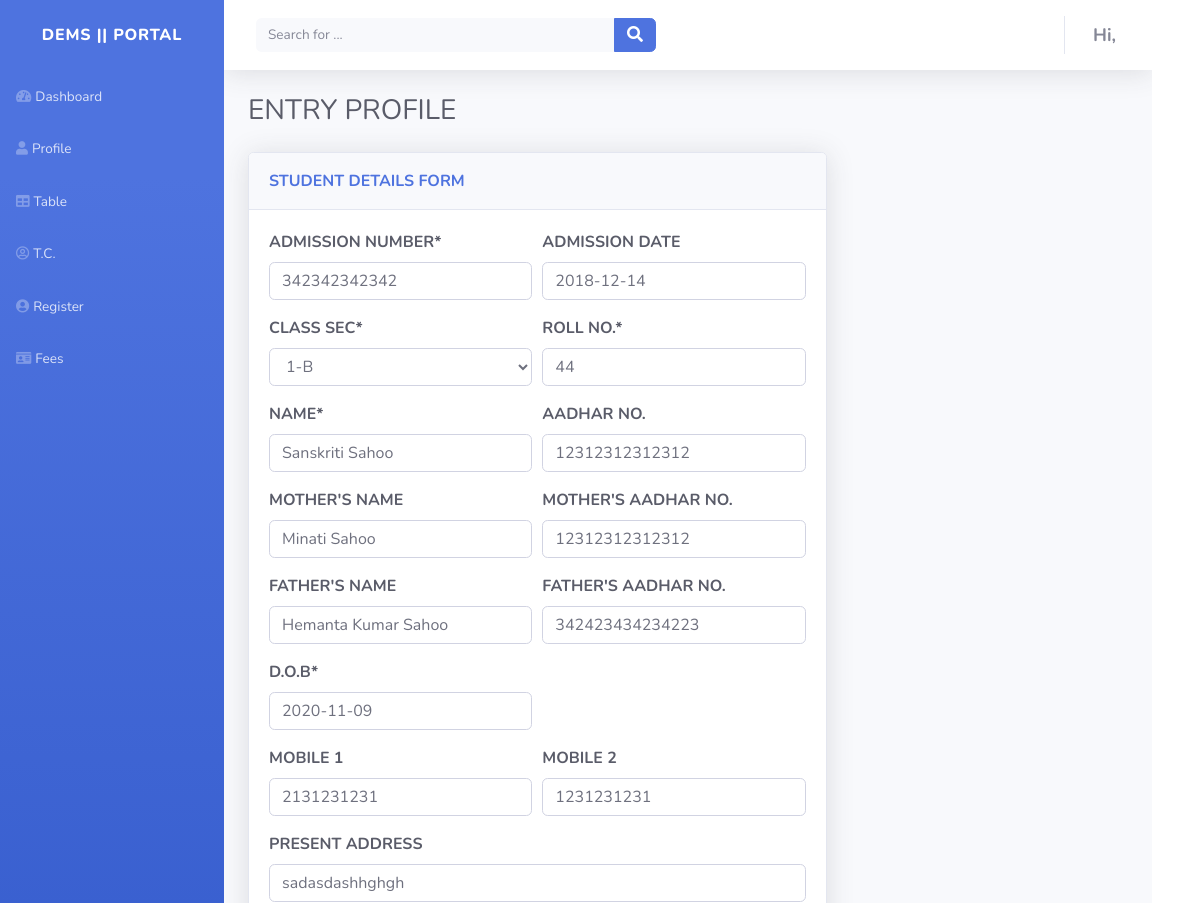
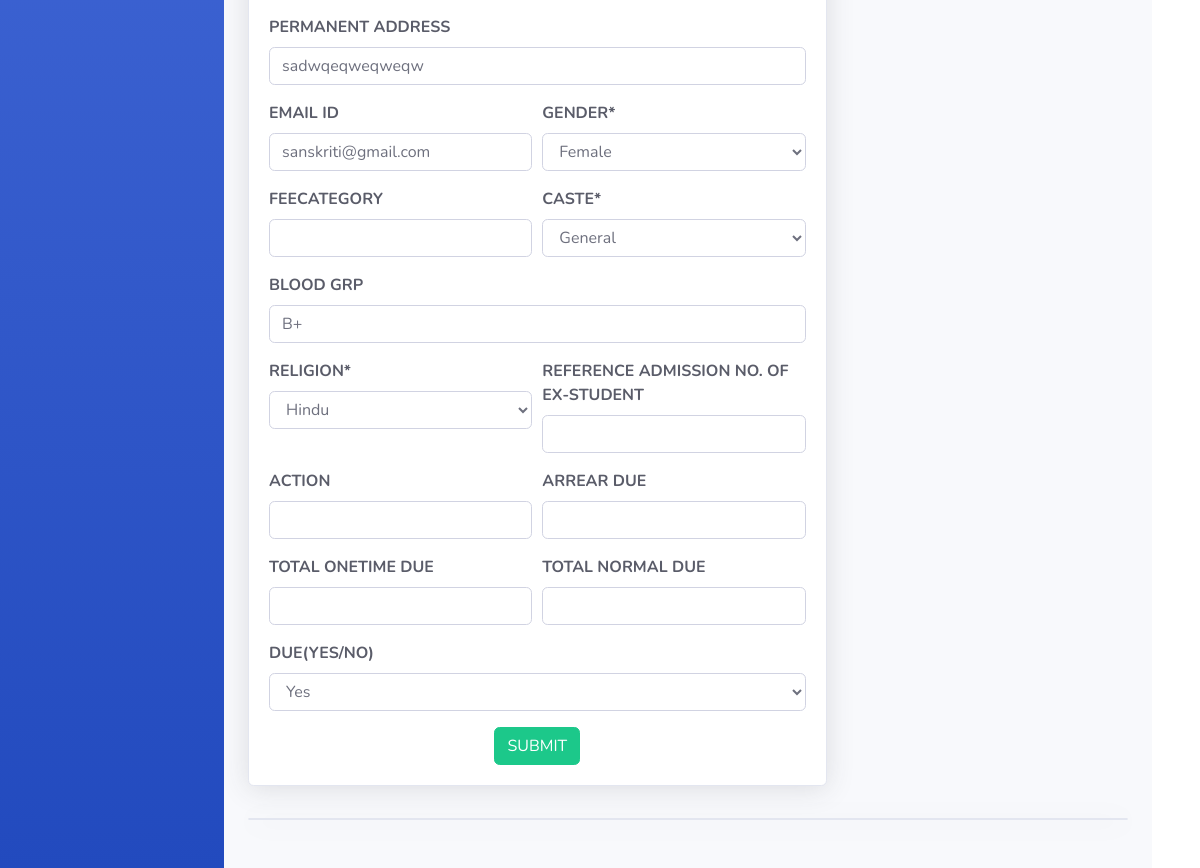
The app's page /table/5 with its own data (2 pictures, top to bottom).
### studentsapp/models.py (models this page shows, shortened)
class Student(models.Model):
    admission_no = models.CharField(
        verbose_name="Admission Number", max_length=30, blank=False)  #
    admission_date = models.DateField(
        verbose_name="Admission Date", auto_now=False, auto_now_add=False, blank=True,null=True)
    class_sec = models.ForeignKey(
        Class, verbose_name="Class-Sec", blank=False, on_delete=models.CASCADE)   #
    roll_no = models.IntegerField(
        verbose_name="Roll No.", default=False, blank=False, null=False)  #
    name = models.CharField(verbose_name="Name", max_length=50, blank=False)
    aadhar_no = models.CharField(
        verbose_name="Aadhar No.", max_length=30, blank=True)
    mother_name = models.CharField(
        verbose_name="Mother's name", max_length=40, blank=True)
    mother_aadhar = models.CharField(
        verbose_name="Mother's Aadhar No.", max_length=30, blank=True)
    father_name = models.CharField(
        verbose_name="Father's Name", max_length=50, blank=True)
    father_aadhar = models.CharField(
        verbose_name="Father's Aadhar No.", max_length=30, blank=True)
    dob = models.DateField(verbose_name="D.O.B",
                           auto_now=False, auto_now_add=False, blank=False)
    mobile_1 = models.CharField(max_length=10, blank=True)
    mobile_2 = models.CharField(max_length=10, blank=True)
    pr_addr = models.CharField(
        verbose_name="Present Address", max_length=100, blank=True)
    pm_addr = models.CharField(
        verbose_name="Permanent Address", max_length=100, blank=True)
    email_id = models.EmailField(max_length=40, blank=True)
    gender = models.ForeignKey(Gender, blank=False, on_delete=models.CASCADE)
    Feecategory = models.CharField(max_length=30, blank=True)
    caste = models.ForeignKey(
        Caste, blank=True, null=True, on_delete=models.CASCADE)
    blood_grp = models.CharField(max_length=5,null=True, blank=True)
    Religion = models.ForeignKey(
        Religion,null=True, blank=True, on_delete=models.CASCADE)
    ref_admn_no = models.CharField(
        verbose_name="Reference admission no. of Ex-Student", max_length=30, blank=True, null=True)
    action = models.CharField(verbose_name="Action", max_length=10, blank=True)
    arrear_due = models.CharField(
        verbose_name="Arrear Due", max_length=10,null=True, blank=True)
    ttod = models.CharField(
        verbose_name="Total Onetime Due", max_length=10,null=True, blank=True)
    ttnd = models.CharField(
        verbose_name="Total Normal Due", max_length=10, null=True,blank=True)
    due = models.BooleanField(
        verbose_name="Due(YES/NO)", blank=True, null=True, default=None)
    class Meta:
        verbose_name = 'Student'
        verbose_name_plural = 'Students'
        db_table = 'Student_table'

### studentsapp/views.py (the view)
# urls.py: path('table/<int:id>', views.profile_edit, name='profile_edit'),
def profile_edit(request, id=None):
    instance = get_object_or_404(Student, id=id)
    form = StudentForm(request.POST or None, instance=instance)
    if form.is_valid():
        instance = form.save(commit=False)
        instance.save()
        return redirect('table')
    context = {
        'instance': instance,
        'form': form
    }
    return render(request, 'profile.html', context)

### studentsapp/forms.py
class StudentForm(forms.ModelForm):
    class_sec = forms.ModelChoiceField(
        queryset=Class.objects.all(), initial=None)
    gender = forms.ModelChoiceField(queryset=Gender.objects.all(), initial=None)
    caste = forms.ModelChoiceField(queryset=Caste.objects.all(), initial=None)
    Religion = forms.ModelChoiceField(
        queryset=Religion.objects.all(), initial=None)
    class Meta(object):
        model = Student
        fields = ['admission_no', 'admission_date', 'class_sec', 'roll_no', 'name', 'aadhar_no', 'mother_name', 'mother_aadhar', 'father_name',
                  'father_aadhar', 'dob', 'mobile_1', 'mobile_2', 'pr_addr', 'pm_addr', 'email_id', 'gender', 'Feecategory', 'caste', 'blood_grp', 'Religion',
                  'ref_admn_no', 'action', 'arrear_due', 'ttod', 'ttnd', 'due']

### studentsapp/models.py (called while the page is built)
    def __str__(self):
        return self.name

    def __str__(self):
        return self.name

    def __str__(self):
        return self.name

    def __str__(self):
        return self.name

### studentsapp/templates/profile.html (shortened to what this page needs)
{% extends 'base.html' %}
{% load static %}
{% load crispy_forms_tags %}
{% block content %}
<div class="container-fluid">
    <h3 class="text-dark mb-4">ENTRY PROFILE</h3>
    <div class="row mb-3">
        <div class="col-lg-8">
            <div class="row">
                <div class="col">
                    <div class="card text-dark text-uppercase text-left shadow mb-3">
                        <div class="card-header py-3">
                            <p class="text-primary m-0 font-weight-bold">sTUDENT DETAILS FORM</p>
                        </div>
                        <div class="card-body text-left text-dark">
                            <form action="" method="POST">
                                <div class="form-row">
                                    <div class="col">
                                        <div class="form-group"><strong>{{ form.admission_no|as_crispy_field  }}</strong>
                                        </div>
                                    </div>
                                    <div class="col">
                                        <div class="form-group"><strong>{{ form.admission_date|as_crispy_field  }}</strong></div>
                                    </div>
                                </div>
                                <div class="form-row">
                                    <div class="col">
                                        <div class="form-group"><strong>{{ form.class_sec|as_crispy_field  }}</strong>
                                        </div>
                                    </div>
                                    <div class="col">
                                        <div class="form-group"><strong>{{ form.roll_no|as_crispy_field  }}</strong></div>
                                    </div>
                                </div>
                                <div class="form-row">
                                    <div class="col">
                                        <div class="form-group"><strong>{{ form.name|as_crispy_field  }}</strong></div>
                                    </div>
                                    <div class="col">
                                        <div class="form-group"><strong>{{ form.aadhar_no|as_crispy_field  }}</strong></div>
                                    </div>
                                </div>
                                <div class="form-row">
                                    <div class="col">
                                        <div class="form-group"><strong>{{ form.mother_name|as_crispy_field  }}</strong></div>
                                    </div>
                                    <div class="col">
                                        <div class="form-group"><strong>{{ form.mother_aadhar|as_crispy_field  }}</strong></div>
                                    </div>
                                </div>
                                <div class="form-row">
                                    <div class="col">
                                        <div class="form-group"><strong>{{ form.father_name|as_crispy_field }}</strong></div>
                                    </div>
                                    <div class="col">
                                        <div class="form-group"><strong>{{ form.father_aadhar|as_crispy_field }}</strong></div>
                                    </div>
                                </div>
                                <div class="form-row">
                                    <div class="col">
                                        <div class="form-group"><strong>{{ form.dob|as_crispy_field  }}</strong></div>
                                    </div>
                                    <div class="col">
                                        <div class="form-group"><label for="last_name"></label></div>
                                    </div>
                                </div>
                                <div class="form-row">
                                    <div class="col">
                                        <div class="form-group"><strong>{{ form.mobile_1|as_crispy_field  }}</strong></div>
                                    </div>
                                    <div class="col">
                                        <div class="form-group"><strong>{{ form.mobile_2|as_crispy_field  }}</strong></div>
                                    </div>
                                </div>
                                <div class="form-row">
                                    <div class="col">
                                        <div class="form-group"><strong>{{ form.pr_addr|as_crispy_field  }}</strong></div>
                                    </div>
                                </div>
                                <div class="form-row">
                                    <div class="col">
                                        <div class="form-group"><strong>{{ form.pm_addr|as_crispy_field  }}</strong></div>
                                        <div class="form-row">
                                            <div class="col">
                                                <div class="form-group"><strong>{{ form.email_id|as_crispy_field  }}</strong></div>
                                            </div>
                                            <div class="col">
                                                <div class="form-group">
                                                    <strong>{{ form.gender|as_crispy_field }}</strong>
                                                </div>
                                            </div>
                                        </div>
                                        <div class="form-row">
                                            <div class="col">
                                                <div class="form-group"><strong>{{ form.Feecategory|as_crispy_field  }}</strong>
                                                </div>
                                            </div>
                                            <div class="col">
                                                <div class="form-group"><strong>{{ form.caste|as_crispy_field  }}</strong>
                                                </div>
                                            </div>
                                        </div>
                                        <div class="form-row">
                                            <div class="col">
                                                <div class="form-group">
                                                    <strong>{{ form.blood_grp|as_crispy_field  }}</strong>
                                                </div>
                                            </div>
                                        </div>
                                        <div class="form-row">
                                            <div class="col">
                                                <div class="form-group">
                                                            <strong>{{ form.Religion|as_crispy_field }}</strong></div>
                                            </div>
                                            <div class="col">
                                                <div class="form-group"><strong>{{ form.ref_admn_no|as_crispy_field }}</strong></div>
                                            </div>
                                        </div>
                                        <div class="form-row">
                                            <div class="col">
                                                <div class="form-group"><strong>{{ form.action|as_crispy_field }}</strong>
                                                </div>
                                            </div>
                                            <div class="col">
                                                <div class="form-group"><strong>{{ form.arrear_due|as_crispy_field }}</strong></div>
                                            </div>
                                        </div>
                                        <div class="form-row">
                                            <div class="col">
                                                <div class="form-group"><strong>{{ form.ttod|as_crispy_field }}</strong></div>
                                            </div>
                                            <div class="col">
                                                <div class="form-group"><strong>{{ form.ttnd|as_crispy_field  }}</strong></div>
                                            </div>
                                        </div>
                                        <div class="form-row">
                                            <div class="col">
                                                <div class="form-group">
                                                    <strong>{{ form.due|as_crispy_field  }}</strong>
                                                </div>
                                            </div>
                                        </div>
                                    </div>
                                </div>
                                <center><input class="btn btn-success" type="submit" value="SUBMIT"></center>
                            </form>
                        </div>
                    </div>
                </div>
            </div>
        </div>
    </div>
    <div class="card shadow mb-5"></div>
</div>
</div>
{% endblock content %}

### records on screen
Student: admission_no "342342342342", admission_date "2018-12-14", class_sec "1-B", roll_no "44", name "Sanskriti Sahoo", aadhar_no "12312312312312", mother_name "Minati Sahoo", mother_aadhar "12312312312312", father_name "Hemanta Kumar Sahoo", father_aadhar "342423434234223", dob "2020-11-09", mobile_1 "2131231231", mobile_2 "1231231231", pr_addr "sadasdashhghgh", pm_addr "sadwqeqweqweqw", email_id "sanskriti@gmail.com", gender "Female", caste "General", blood_grp "B+", Religion "Hindu", due "Yes"
